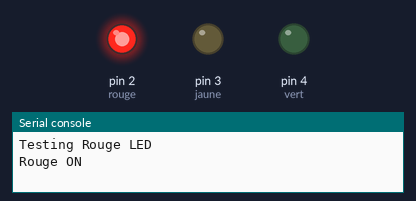
Simulated run of this program. Board: MicroPython board. On the bench: output pins drawn as LEDs (lit = HIGH), the last lines printed to the serial console. At 3.0 s the program stops and its outputs stay as they are.

Above: at 0.1 s.
At 1.1 s:
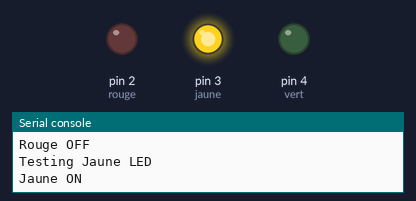
At 2.1 s:
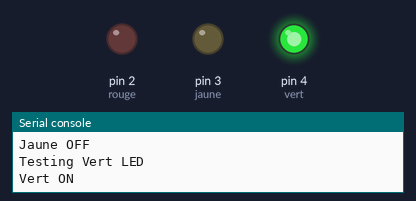
At 3.1 s:
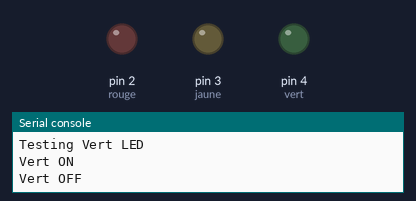
Timing chart, 0 to 4.5 s (numbered marks = the images above):
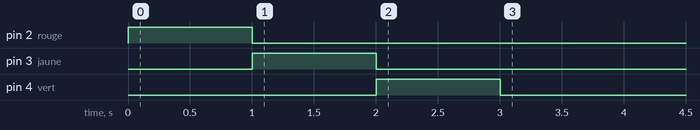

Measured:
- by itself, pin 2 (rouge): LOW → HIGH at 0.00 s, → LOW 1.0 s later
- by itself, pin 3 (jaune): LOW → HIGH at 1.0 s, → LOW 1.0 s later
- by itself, pin 4 (vert): LOW → HIGH at 2.0 s, → LOW 1.0 s later

The program:

do_light.py
```python
# Fonction qui définit nos LED à partir des GPIO
# Elle active/desactive une LED à partir d'un état (0/1)
import machine
import time

rouge = machine.Pin(2, machine.Pin.OUT)
jaune = machine.Pin(3, machine.Pin.OUT)
vert = machine.Pin(4, machine.Pin.OUT)

def do_light(couleur, etat):
    if couleur == "Rouge":
        rouge.value(etat)
    elif couleur == "Jaune":
        jaune.value(etat)
    elif couleur == "Vert":
        vert.value(etat)

# Test each LED at launch
if __name__ == "__main__":
    print("Testing Rouge LED")
    do_light("Rouge", 1)
    print("Rouge ON")
    time.sleep(1)
    do_light("Rouge", 0)
    print("Rouge OFF")

    print("Testing Jaune LED")
    do_light("Jaune", 1)
    print("Jaune ON")
    time.sleep(1)
    do_light("Jaune", 0)
    print("Jaune OFF")

    print("Testing Vert LED")
    do_light("Vert", 1)
    print("Vert ON")
    time.sleep(1)
    do_light("Vert", 0)
    print("Vert OFF")
```
